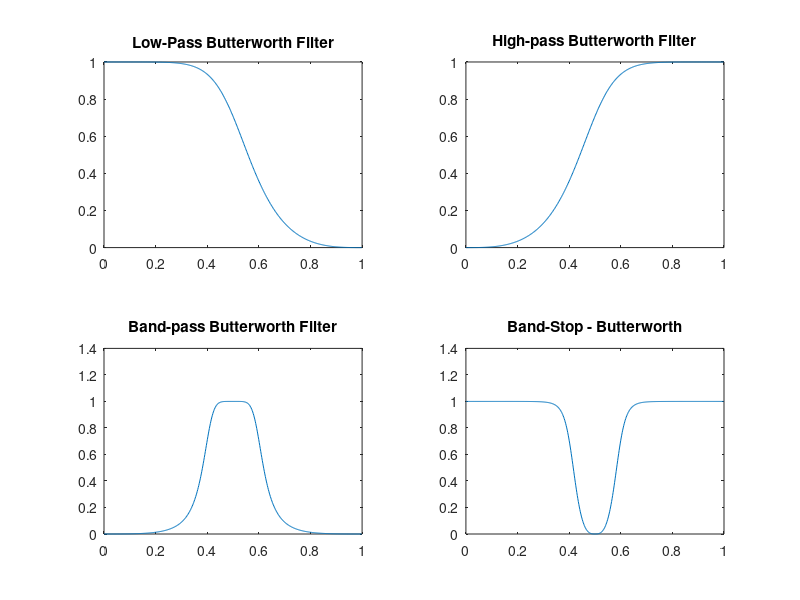
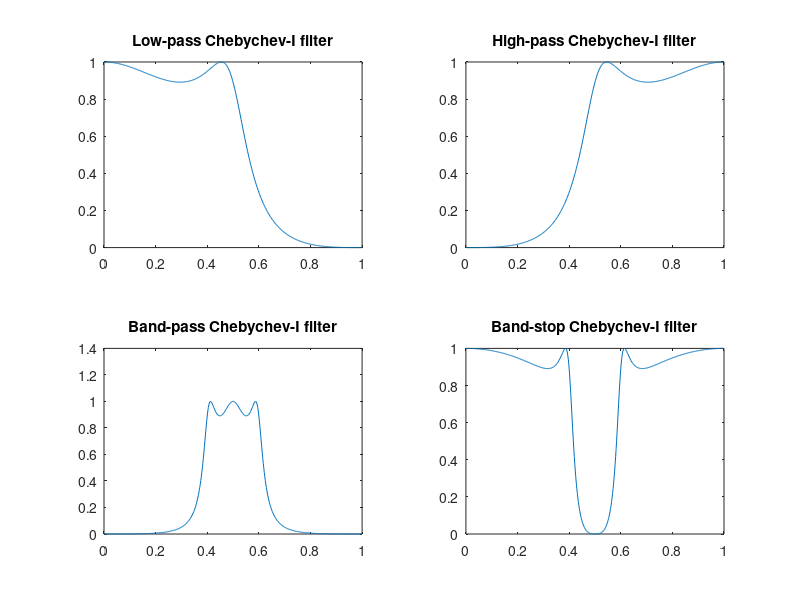
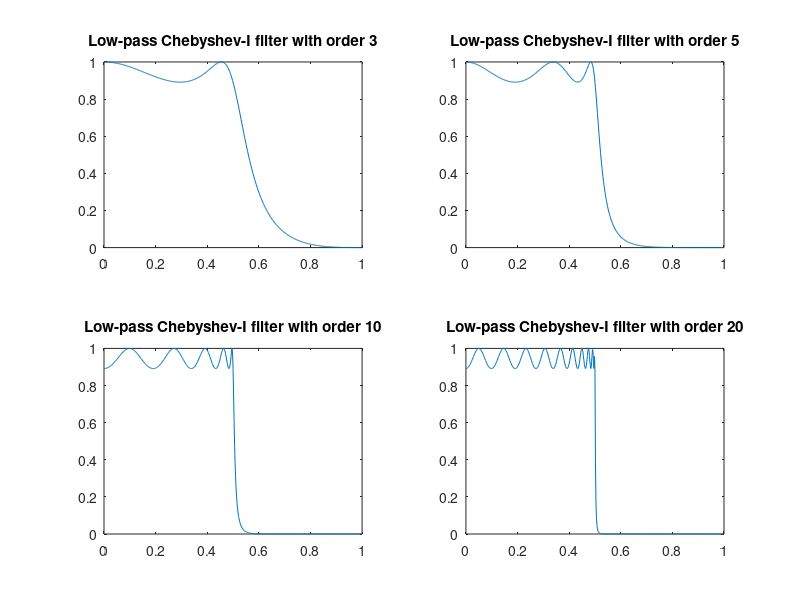

These figures' MATLAB source, in order:
clc;
clear all;
close all;

%Question 1
%ButterWorth Filter
%Low-pass butterworth filter
[x,y] = butter(3,0.5,'low');
[H, W]= freqz(x,y);
figure();
subplot(2,2,1);
plot(W/pi, abs(H)); 
title('Low-Pass Butterworth Filter');

%High-pass butterworth filter
[x,y] = butter(3,0.5, 'high');
[H, W]= freqz(x,y);
subplot(2,2,2);
plot(W/pi, abs(H)); 
title('High-pass Butterworth Filter');

%Band-pass butterworth filter
[x,y] = butter(3,[0.4 0.6]); %pass band between 0.4-0.6
[H, W]= freqz(x,y);
subplot(2,2,3);
plot(W/pi, abs(H));
title('Band-pass Butterworth Filter');

%Band-stop butterworth filter
[x,y] = butter(3,[0.4 0.6] , 'stop'); %stop band between 0.4-0.6
[H, W]= freqz(x,y);
subplot(2,2,4);
plot(W/pi, abs(H));
title('Band-Stop - Butterworth');

%Chebychev-I Filter
%Low-pass Chebychev-I filter
[x,y] = cheby1(3,1,0.5,'low');  
[H, W]= freqz(x,y);
figure();
subplot(2,2,1);
plot(W/pi, abs(H)); 
title('Low-pass Chebychev-I filter');

%High-pass Chebychev-I filter
[x,y] = cheby1(3,1, 0.5, 'high');
[H, W]= freqz(x,y);
subplot(2,2,2);
plot(W/pi, abs(H));
title('High-pass Chebychev-I filter');

%Band-pass Chebychev-I filter
[x,y] = cheby1(3,1, [0.4 0.6]); %pass band between 0.4-0.6
[H, W]= freqz(x,y);
subplot(2,2,3);
plot(W/pi, abs(H));
title('Band-pass Chebychev-I filter');

%Band-stop Chebychev-I filter
[x,y] = cheby1(3,1, [0.4 0.6] , 'stop'); %stop band between 0.4-0.6
[H, W]= freqz(x,y);
subplot(2,2,4);
plot(W/pi, abs(H)); 
title('Band-stop Chebychev-I filter');


%Question 1.2
%With order 3
figure();
[x,y] = cheby1(3,1,0.5,'low');
[H, W]= freqz(x,y);
subplot(2,2,1);
plot(W/pi, abs(H));
title('Low-pass Chebyshev-I filter with order 3');

%With order 5
[x,y] = cheby1(5,1,0.5,'low');
[H, W]= freqz(x,y);
subplot(2,2,2);
plot(W/pi, abs(H)); 
title('Low-pass Chebyshev-I filter with order 5');

%with order 10
[x,y] = cheby1(10,1,0.5,'low');
[H, W]= freqz(x,y);
subplot(2,2,3);
plot(W/pi, abs(H));
title('Low-pass Chebyshev-I filter with order 10');

%with order 20
[x,y] = cheby1(20,1,0.5,'low');
[H, W]= freqz(x,y);
subplot(2,2,4);
plot(W/pi, abs(H));
title('Low-pass Chebyshev-I filter with order 20');


%It can be seen that by increasing the order, the gradient of the low pass
%becomes more steep, meaning that it gets close to what we call an ideal
%low pass filter, but then again at the same time the ripple caused by the
%filter increasing with the order number





